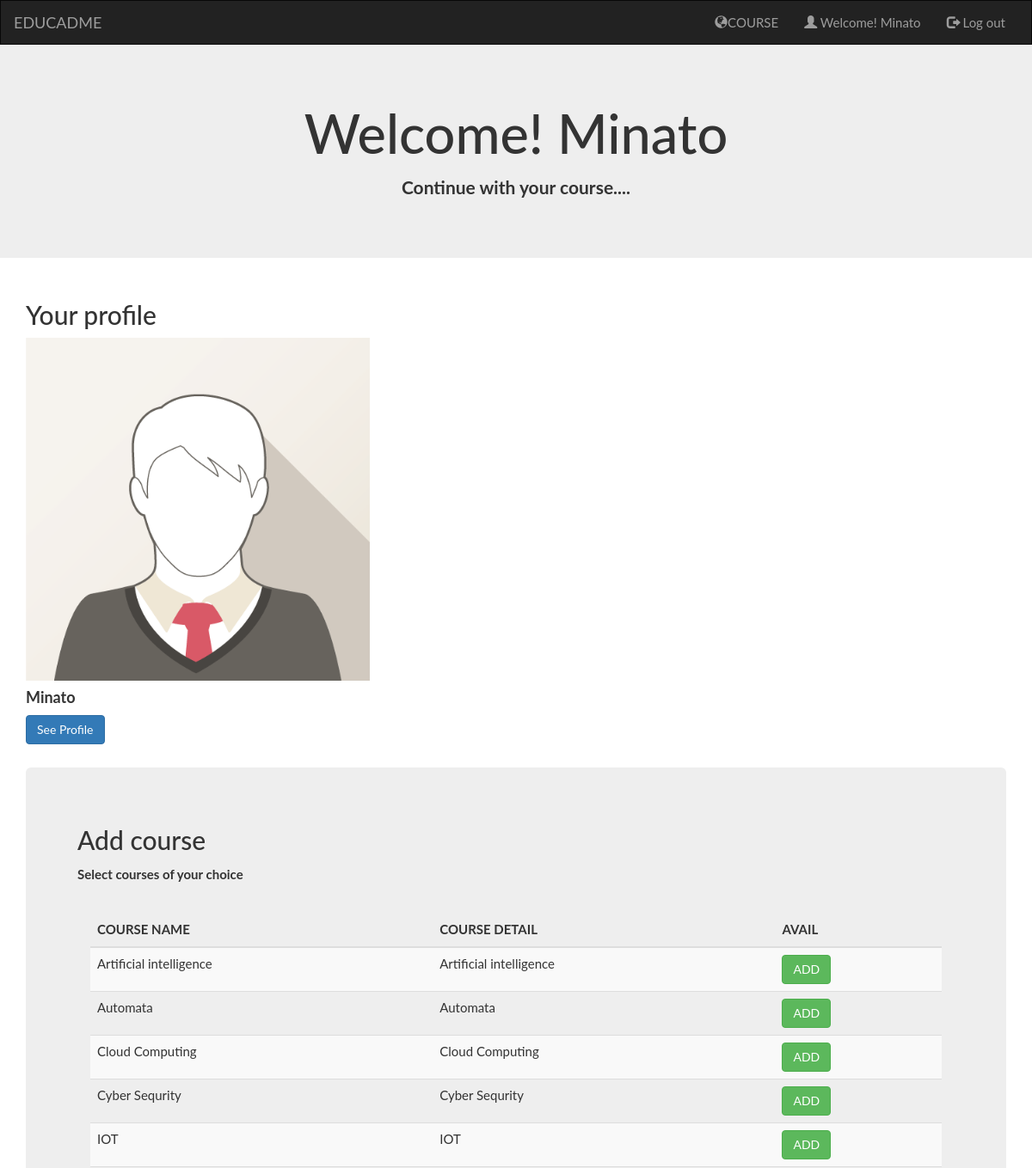
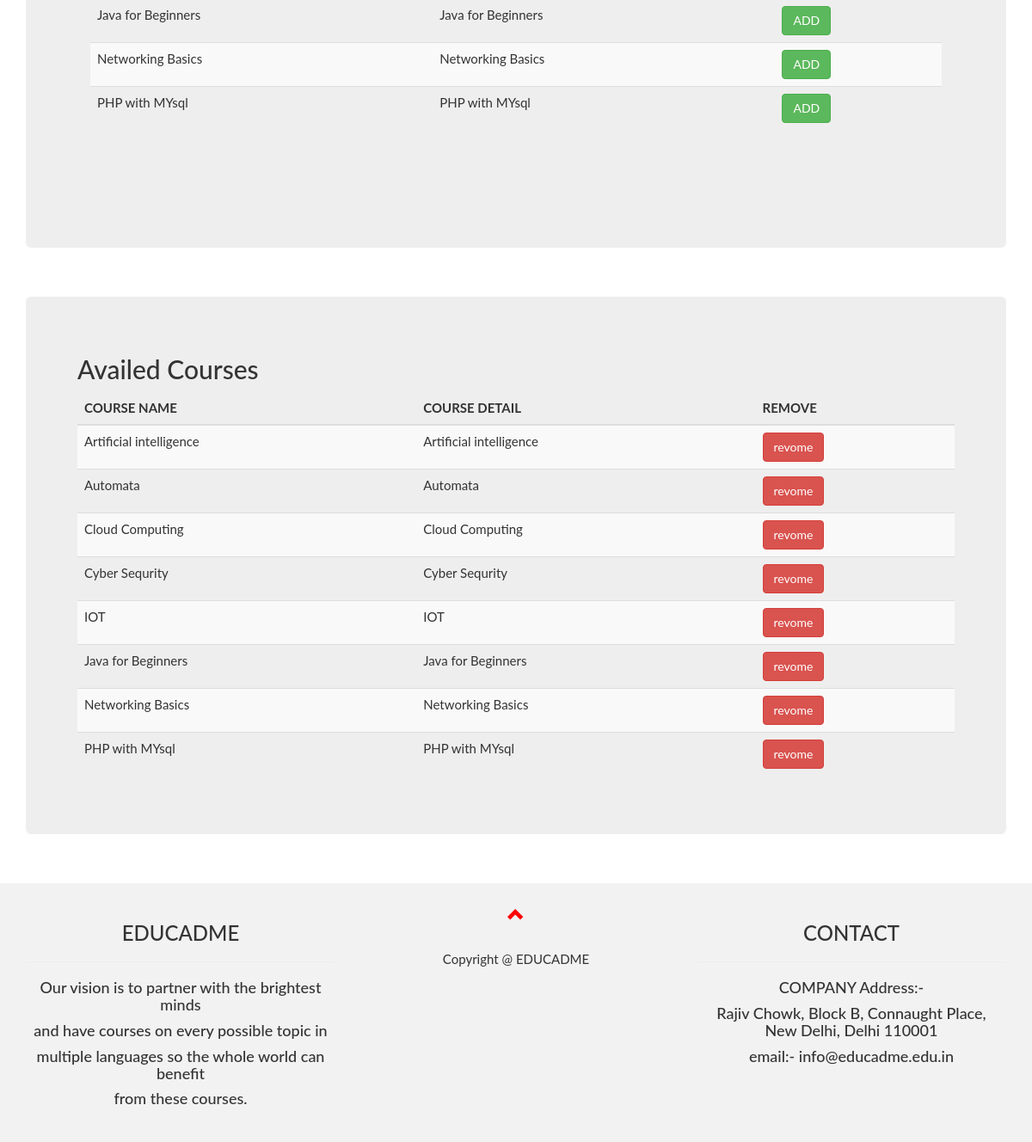
Screenshot of /user.php (signed in) with the database file from the repository (2 pictures, top to bottom).
### tables this page shows
CREATE TABLE `registration` (
  `email` varchar(30) NOT NULL,
  `password` varchar(20) NOT NULL,
  `name` varchar(20) NOT NULL,
  `contact` varchar(14) NOT NULL,
  `address` varchar(50) NOT NULL
);

CREATE TABLE `tcourse` (
  `cnt` int(100) NOT NULL,
  `course` varchar(100) NOT NULL
);

### find_classes/database.php (the view, shortened to what this page needs)
<?php
class database{
public $connect;
public function connection()
        {
$this->connect=mysqli_connect("localhost","root","","elearning");
        }
	public function getname($email)
					{
			$m=mysqli_query($this->connect,"SELECT `name` FROM `registration` WHERE `email`='$email'");
			$fetch=mysqli_fetch_array($m);
			return $fetch[0];
				}
 public function getcourse()
    {
 $m=mysqli_query($this->connect,"SELECT `course` FROM `tcourse` ");
 while($fetch=mysqli_fetch_array($m))
 {
 ?><form method="post">
  <tr >
        <td><?php   print $fetch[0];    ?></td>
        <td><?php   print $fetch[0];    ?> <input type="hidden" name="add" value="<?php   print $fetch[1];  ?>"></td>
        <td><button type="submit" name="add" class="btn btn-success">ADD</button> </td>
  </tr>
    </form>
<?php
   }
}
 public function availedcourses()
    {
 $m=mysqli_query($this->connect,"SELECT `course` FROM `tcourse`");
 while($fetch=mysqli_fetch_array($m))
 {
 ?><form method="post">
  <tr >
        <td><?php   print $fetch[0];    ?></td>
        <td><?php   print $fetch[0];    ?> <input type="hidden" name="add" value="<?php   print $fetch[1];  ?>"></td>
        <td><button type="submit"  name="add" class="btn btn-danger">revome</button> </td>
  </tr>
    </form>
<?php
   }
}
		}
	$database= new database();
?>

### user.php (shortened to what this page needs)
<?php
require("find_classes/database.php");
$database->checklogin();
?>
<!DOCTYPE html>
<html lang="en">
<head>
  <link rel="stylesheet" href="https://maxcdn.bootstrapcdn.com/bootstrap/3.3.7/css/bootstrap.min.css">
</head>
<body>
<nav class="navbar navbar-inverse">
  <div class="container-fluid">
    <div class="navbar-header">
      <a class="navbar-brand" href="#">EDUCADME</a>
    </div>
    <div class="collapse navbar-collapse" id="myNavbar">
      <ul class="nav navbar-nav navbar-right">
	   <li ><a href="user_courses.php" > <span class="glyphicon glyphicon-globe"></span>COURSE</a></li>
	  <li><a href="user.php" >
        <span class="glyphicon glyphicon-user"></span> Welcome! <?php  print $database->getname($_SESSION['registration']);     ?></a>
        </li>
	<li><a href="logout.php" >
        <span class="glyphicon glyphicon-log-out"></span> Log out</a>
        </li>
      </ul>
    </div>
  </div>
</nav>
<div class="jumbotron">
  <div class="container text-center">
    <h1>Welcome! <?php  print $database->getname($_SESSION['registration']);  ?><php fetch></h1>
    <p><strong>Continue with your course....</strong></p>
  </div>
</div>
<div class="container">
  <h2>Your profile</h2>
  <div class="card" style="width:400px">
    <img class="card-img-top" src="img/img_avatar1.png" alt="Card image" style="width:100%">
    <div class="card-body">
      <h4 class="card-title"><strong><?php  print $database->getname($_SESSION['registration']);  ?></strong></h4>
      <a href="#mycourse" class="btn btn-primary">See Profile</a>
    </div>
  </div>
  <br>
<div id="mycourse" div class="jumbotron">
    <h2 >Add course</h2>
   <form method="POST">
   <div class="form-group">
          <label for="sel1" >  <strong>Select courses of your choice</strong></label>
		  <br>
		  <br>
          <div class="container">
  <table class="table table-striped">
    <thead>
      <tr>
        <th>COURSE NAME</th>
        <th>COURSE DETAIL</th>
        <th>AVAIL</th>
      </tr>
    </thead>
         <tbody style="text-align: left;">
     <?php
      $database->getcourse($_SESSION['registration']);
      ?>
    </tbody>
  </table>
</div>
     </div>
    </form>
      <br><br>
</div><br/>
<div id="container" class="jumbotron">
    <h2>Availed Courses</h2>
 <table class="table table-striped">
    <thead>
      <tr>
        <th>COURSE NAME</th>
        <th>COURSE DETAIL</th>
        <th >REMOVE</th>
      </tr>
    </thead>
         <tbody style="text-align: left;">
     <?php
      $database->availedcourses($_SESSION['registration']);
      ?>
    </tbody>
  </table>
  </div>
</div>
</div><br/>
<footer class="container-fluid text-center" >
  <div class="col-sm-4 text-center">
<h3 >EDUCADME</h3>
<hr>
<h4>Our vision is to partner with the brightest minds  </h4>
<h4> and have courses on every possible topic in</h4>
<h4>multiple languages so the whole world can benefit</h4>
<h4> from these courses.</h4>
</div>
<div class="col-sm-4 text-center">
 <p>  <a href="#" title="To Top">
    <span class="glyphicon glyphicon-chevron-up"></span>
  </a>
 <summary>Copyright @ EDUCADME</summary> </p>
  </div>
<div class="col-sm-4 text-center">
<h3>CONTACT </h3>
<hr>
<h4>COMPANY Address:-</h4>
<h4>Rajiv Chowk, Block B, Connaught Place,
   <br> New Delhi, Delhi 110001
</h4>
<h4>email:- info@educadme.edu.in</h4>
<br>
<br>
</div>
</footer>
</body>
</html>
</body>
</html>

### user.php (style rules this page uses)
.navbar { margin-bottom: 0; border-radius: 0; }
body { font: 400 15px Lato, sans-serif; line-height: 1.8; color:#333333; }
footer { background-color: #f2f2f2; padding: 25px; }
footer .glyphicon { font-size: 20px; margin-bottom: 20px; color:#FF0000; }

### rows the page displays
registration: name "Minato"
tcourse: course "Artificial intelligence"
tcourse: course "Automata"
tcourse: course "Cloud Computing"
tcourse: course "Cyber Sequrity"
tcourse: course "IOT"
tcourse: course "Java for Beginners"
tcourse: course "Networking Basics"
tcourse: course "PHP with MYsql"
